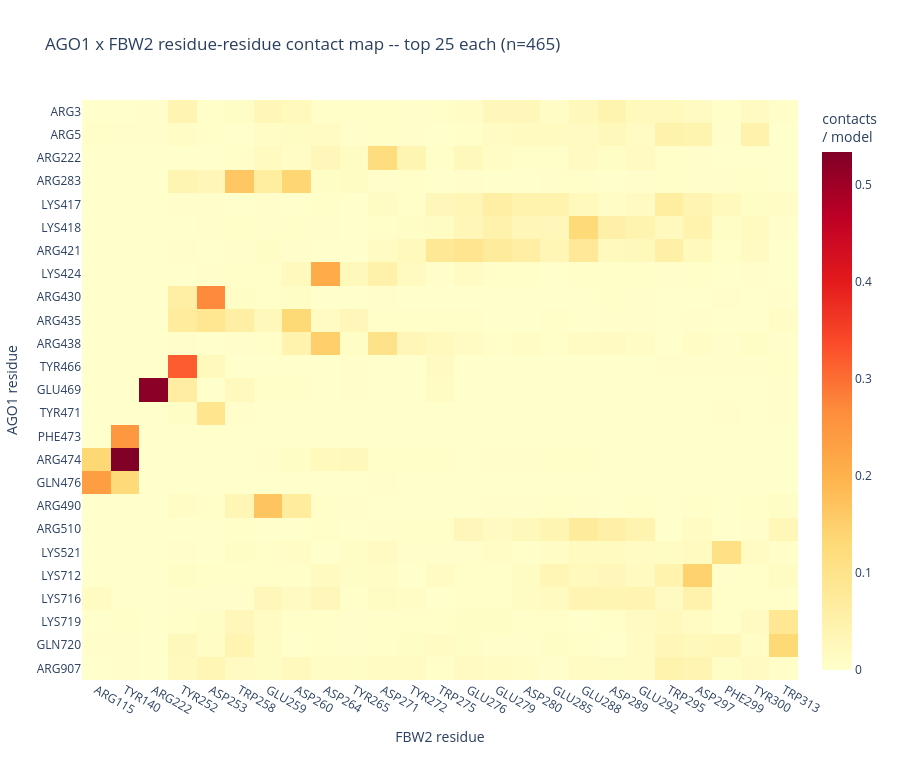

The notebook cell saved with this chart:
### Code cell
if not bc.empty and len(top_rec) and len(top_lig):
    tr = top_rec["resnr"].tolist(); tl = top_lig["resnr_lig"].tolist()
    pair = bc[bc["resnr"].isin(tr) & bc["resnr_lig"].isin(tl)]
    mat = (pair.groupby(["resnr", "resnr_lig"], observed=True).size()
           .div(n_norm).unstack(fill_value=0)
           .reindex(index=sorted(tr), columns=sorted(tl), fill_value=0))
    rtick = {int(r): f"{bc.loc[bc['resnr']==r,'restype'].iloc[0]}{int(r)}" for r in mat.index}
    ltick = {int(c): f"{bc.loc[bc['resnr_lig']==c,'restype_lig'].iloc[0]}{int(c)}" for c in mat.columns}
    fig = go.Figure(go.Heatmap(z=mat.values, x=[ltick[c] for c in mat.columns], y=[rtick[r] for r in mat.index],
        colorscale="YlOrRd", hovertemplate=f"{RECEPTOR_NAME} %{{y}}<br>{partner_name} %{{x}}<br>%{{z:.3f}}/model<extra></extra>",
        colorbar=dict(title="contacts<br>/ model")))
    fig.update_layout(title=f"{RECEPTOR_NAME} x {partner_name} residue-residue contact map -- top {TOP_N} each (n={n_norm})",
        xaxis_title=f"{partner_name} residue", yaxis_title=f"{RECEPTOR_NAME} residue",
        yaxis=dict(autorange="reversed"), template=TEMPLATE, width=900, height=760)
    save_fig(fig, f"{RECEPTOR_NAME.lower()}_{partner_name.lower()}_residue_contact_map.html", "residue_interface")

### Figure 1 — Plotly figure (JSON) as saved in the notebook; plotly's stock layout.template omitted (floating-point values rounded to 4 significant figures; data arrays with more than 128 entries replaced by an {"elided": "..."} marker saying what was removed)
{"data": [{"colorbar": {"title": {"text": "contacts<br>/ model"}}, "colorscale": [[0.0, "rgb(255,255,204)"], [0.125, "rgb(255,237,160)"], [0.25, "rgb(254,217,118)"], [0.375, "rgb(254,178,76)"], [0.5, "rgb(253,141,60)"], [0.625, "rgb(252,78,42)"], [0.75, "rgb(227,26,28)"], [0.875, "rgb(189,0,38)"], [1.0, "rgb(128,0,38)"]], "hovertemplate": "AGO1 %{y}<br>FBW2 %{x}<br>%{z:.3f}/model<extra></extra>", "type": "heatmap", "x": ["ARG115", "TYR140", "ARG222", "TYR252", "ASP253", "TRP258", "GLU259", "ASP260", "ASP264", "TYR265", "ASP271", "TYR272", "TRP275", "GLU276", "GLU279", "ASP280", "GLU285", "GLU288", "ASP289", "GLU292", "TRP295", "ASP297", "PHE299", "TYR300", "TRP313"], "y": ["ARG3", "ARG5", "ARG222", "ARG283", "LYS417", "LYS418", "ARG421", "LYS424", "ARG430", "ARG435", "ARG438", "TYR466", "GLU469", "TYR471", "PHE473", "ARG474", "GLN476", "ARG490", "ARG510", "LYS521", "LYS712", "LYS716", "LYS719", "GLN720", "ARG907"], "z": {"elided": "25x25 float values"}}], "layout": {"height": 760, "title": {"text": "AGO1 x FBW2 residue-residue contact map -- top 25 each (n=465)"}, "width": 900, "xaxis": {"title": {"text": "FBW2 residue"}}, "yaxis": {"autorange": "reversed", "title": {"text": "AGO1 residue"}}}}
